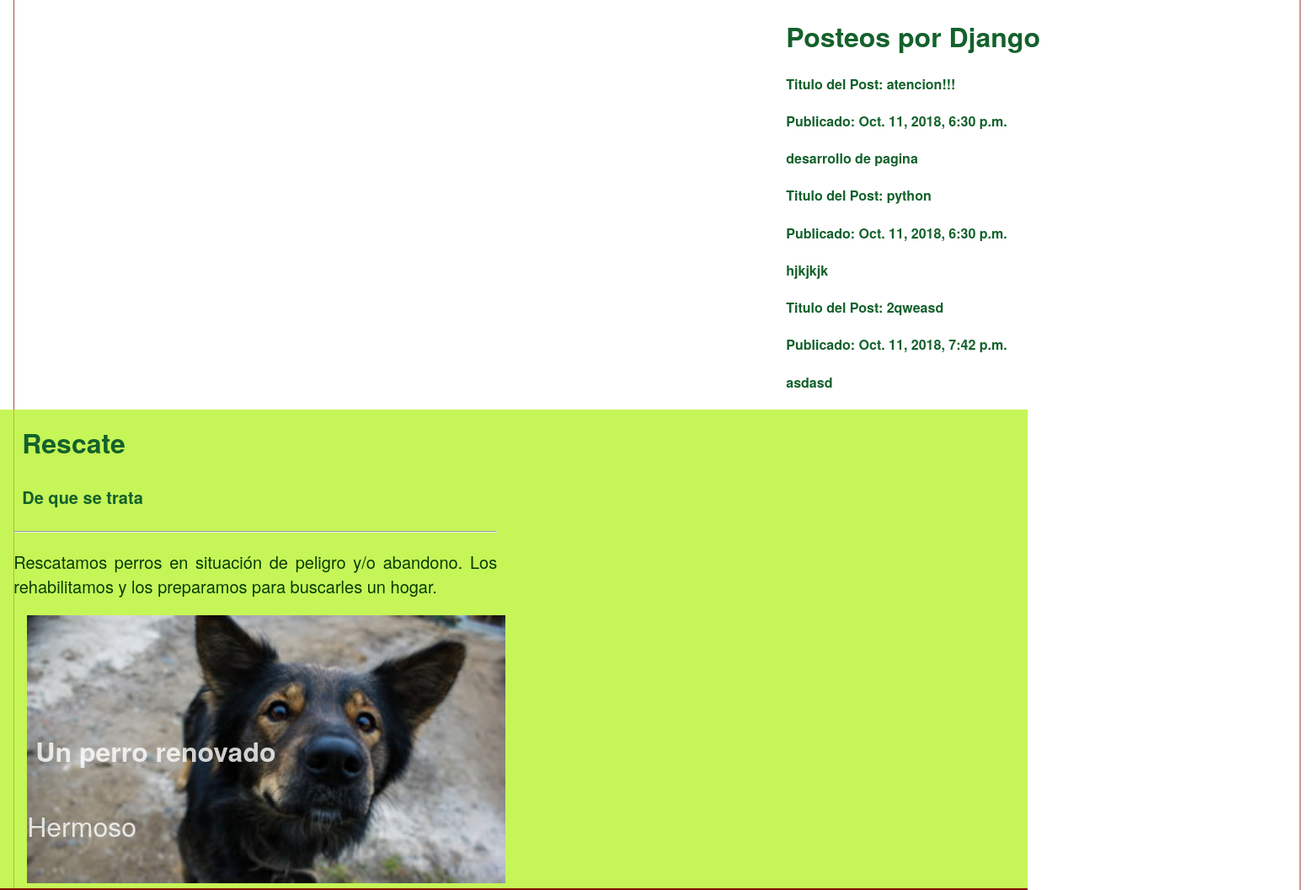
The app's page / (middle part), older data.
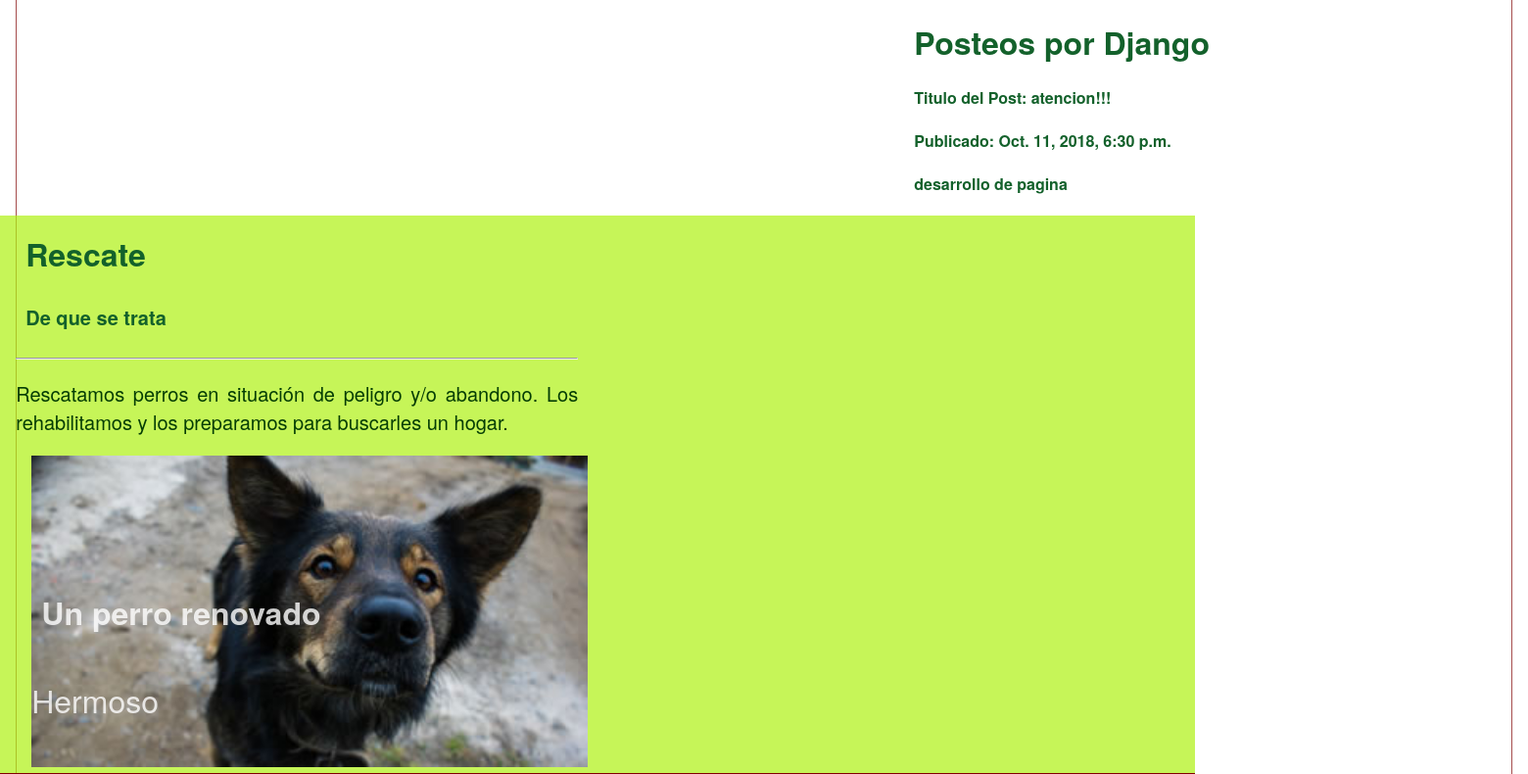
The same page, newer data.
### blog/models.py (models this page shows, shortened)
class Post(models.Model):
    author = models.ForeignKey('auth.User', on_delete=models.CASCADE)
    title = models.CharField(max_length=200)
    text = models.TextField()
    created_date = models.DateTimeField(
            default=timezone.now)
    published_date = models.DateTimeField(
            blank=True, null=True)

### blog/views.py (the view)
# urls.py: url(r'^$', views.post_list),
def post_list(request):
	posts = Post.objects.filter(published_date__lte=timezone.now()).order_by('published_date')
	return render(request, 'blog/post_list.html',{'posts' : posts})

### blog/templates/blog/post_list.html (shortened to what this page needs)
<!doctype html>
<html>
	<head>
		<link href="flexboxgrid-6.3.1/flexboxgrid.min.css" rel="stylesheet">
		<link href="flexboxgrid-6.3.1/style.css" rel="stylesheet">
		<link href="styles.css" rel="stylesheet">
		<link rel="stylesheet" href="https://cdnjs.cloudflare.com/ajax/libs/font-awesome/4.7.0/css/font-awesome.min.css">
	</head>
	<body>
    <div class="row Post">
    		<div class="col-xs-12
					col-xs-offset-7">
            <div>
                <h1> Posteos por Django </h1>
                {% for post in posts %}
                <h4> Titulo del Post: {{ post.title }} </h4>
                <h4> Publicado: {{ post.published_date }} </h4>
                <h4> {{ post.text|linebreaks }}
            {% endfor %}
		    </div>
	</div>
<div class="row rescate">
	<div class="col-xs-12
				col-xs-offset-0">
	<section class="lefta">
	  <h2 id="coach" style="text-align: left"> Rescate </h2>
	  <h4 class="subtitulo" style="text-align: left">De que se trata</h4>
	  <hr>
	  <p style="text-align: justify; color: rgb(4, 61, 4)">Rescatamos perros en situación de peligro y/o abandono. Los rehabilitamos y los preparamos para buscarles un hogar.
	  </p>
	  <div class="col-lg
	  ">
	  <div class="container">
	  <img src="img/rescate.jpg" alt="Perro Negro" style="width: 50%;">
	  <div class="text-block">
		<h4 id="pewo0" style="font-size: 32px; color: white; border-color: chocolate">Un perro renovado</h4>
		<p id="pewo" style="font-size: 32px; color: white; border-color: chocolate">Hermoso</p>
	  </div>
	  </div>
	</div>
	</div>
</div>
</div>
</body>
</html>

Row changes from the older to the newer data that the page shows:
removed Post: title "python", published_date "Oct. 11, 2018, 6:30 p.m.", text "hjkjkjk"
removed Post: title "2qweasd", published_date "Oct. 11, 2018, 7:42 p.m.", text "asdasd"
